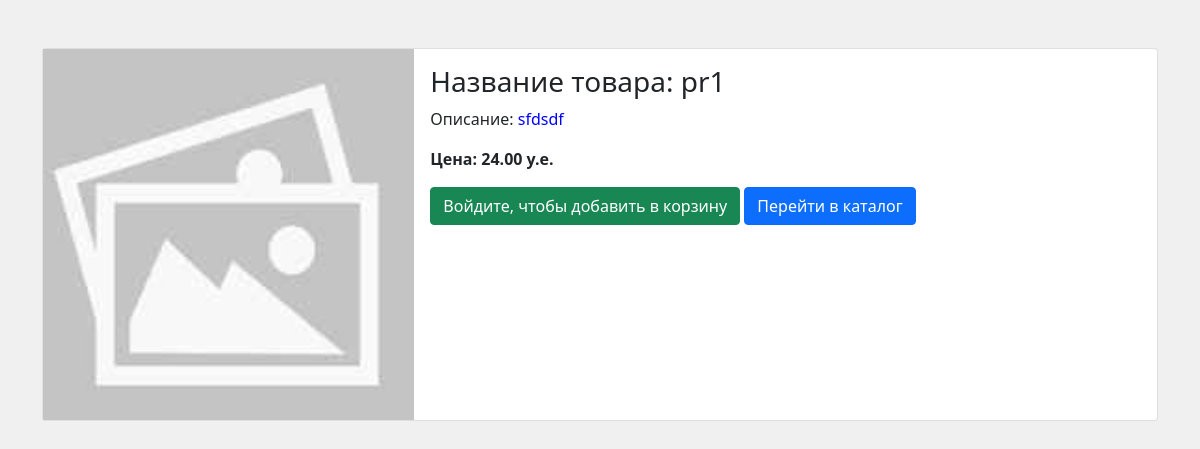
/products/1, run on the app's committed database.
### shop/models.py (models this page shows, shortened)
class Product(models.Model):
    product_id = models.AutoField("ID", primary_key=True)
    name = models.CharField("Name", max_length=256)
    price = models.DecimalField("Price", max_digits=10, decimal_places=2)
    quantity = models.PositiveIntegerField("Quantity", default=0)
    description = models.TextField("Description")
    img_path = models.TextField("ImgPath", default="static/img/noimg.jpg")
    created_at = models.DateTimeField(auto_now_add=True)
    updated_at = models.DateTimeField(auto_now=True)

### shop/views.py (the view)
# urls.py: path('products/<int:pk>', ProductDetailView.as_view(), name='product_detail'),
class ProductDetailView(DetailView):
    template_name = "product_detail.html"
    model = Product
    context_object_name = "product"

### templates/product_detail.html (shortened to what this page needs)
<!DOCTYPE html>
<html>
<head>
    <link href="https://cdn.jsdelivr.net/npm/bootstrap@5.0.0-beta1/dist/css/bootstrap.min.css"
          rel="stylesheet"
>
</head>
<body>
<div class="container mt-5">
    <div class="card mb-3">
        <div class="row g-0">
            <div class="col-md-4">
                <img src="/{{ product.img_path }}" style="width: 100%; height: 100%; object-fit: cover;"
                     alt="{{ product.name }}" onerror="this.src='/static/img/noimg.jpg'; this.alt='noimg.jpg';">
            </div>
            <div class="col-md-8">
                <div class="card-body">
                    <h3 class="card-title">Название товара: {{ product.name }}</h3>
                    <p>Описание: <span style="color: blue">{{ product.description }}</span></p>
                    <p class="card-text"><strong>Цена: {{ product.price }} у.е.</strong></p>
                    {% if user.is_authenticated %}
                    <a href="/add_to_cart/{{ product.product_id }}" class="btn btn-success">Добавить в корзину</a>
                    {% else %}
                    <a class="btn btn-success" href="{% url 'login' %}">Войдите, чтобы добавить в корзину</a>
                    {% endif %}
                    <a href="/catalog" class="btn btn-primary">Перейти в каталог</a>
                </div>
            </div>
        </div>
    </div>
</div>
</body>
</html>

### templates/product_detail.html (style rules this page uses)
body { background-color: #f0f0f0; }

### data on the page
Product: img_path (placeholder picture), name "pr1", description "sfdsdf", price "24.00"
